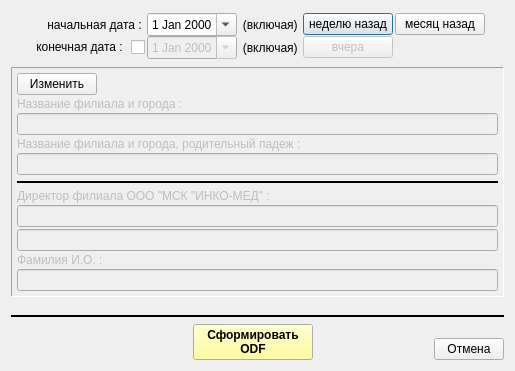
<?xml version="1.0" encoding="UTF-8"?>
<ui version="4.0">
 <class>print_pol_monitoring_wnd</class>
 <widget class="QDialog" name="print_pol_monitoring_wnd">
  <property name="geometry">
   <rect>
    <x>0</x>
    <y>0</y>
    <width>515</width>
    <height>371</height>
   </rect>
  </property>
  <property name="minimumSize">
   <size>
    <width>450</width>
    <height>0</height>
   </size>
  </property>
  <property name="windowTitle">
   <string>Отчёт по заявлениям</string>
  </property>
  <layout class="QVBoxLayout" name="verticalLayout_2" stretch="0,0,1,0,0">
   <item>
    <layout class="QGridLayout" name="gridLayout">
     <property name="leftMargin">
      <number>2</number>
     </property>
     <property name="topMargin">
      <number>2</number>
     </property>
     <property name="rightMargin">
      <number>2</number>
     </property>
     <property name="bottomMargin">
      <number>2</number>
     </property>
     <property name="horizontalSpacing">
      <number>2</number>
     </property>
     <property name="verticalSpacing">
      <number>0</number>
     </property>
     <item row="0" column="4">
      <widget class="QPushButton" name="bn_date_rep">
       <property name="enabled">
        <bool>true</bool>
       </property>
       <property name="minimumSize">
        <size>
         <width>90</width>
         <height>0</height>
        </size>
       </property>
       <property name="text">
        <string>неделю назад</string>
       </property>
      </widget>
     </item>
     <item row="0" column="1">
      <widget class="QLabel" name="lab_date_cur">
       <property name="enabled">
        <bool>true</bool>
       </property>
       <property name="text">
        <string>начальная дата : </string>
       </property>
       <property name="alignment">
        <set>Qt::AlignRight|Qt::AlignTrailing|Qt::AlignVCenter</set>
       </property>
      </widget>
     </item>
     <item row="0" column="6">
      <spacer name="horizontalSpacer_4">
       <property name="orientation">
        <enum>Qt::Horizontal</enum>
       </property>
       <property name="sizeHint" stdset="0">
        <size>
         <width>40</width>
         <height>20</height>
        </size>
       </property>
      </spacer>
     </item>
     <item row="0" column="0">
      <spacer name="horizontalSpacer_5">
       <property name="orientation">
        <enum>Qt::Horizontal</enum>
       </property>
       <property name="sizeHint" stdset="0">
        <size>
         <width>40</width>
         <height>20</height>
        </size>
       </property>
      </spacer>
     </item>
     <item row="1" column="2">
      <widget class="QDateEdit" name="date_rep_2">
       <property name="enabled">
        <bool>false</bool>
       </property>
       <property name="minimumSize">
        <size>
         <width>90</width>
         <height>0</height>
        </size>
       </property>
       <property name="layoutDirection">
        <enum>Qt::LeftToRight</enum>
       </property>
       <property name="alignment">
        <set>Qt::AlignCenter</set>
       </property>
       <property name="calendarPopup">
        <bool>true</bool>
       </property>
      </widget>
     </item>
     <item row="1" column="4">
      <widget class="QPushButton" name="bn_date_rep_2">
       <property name="enabled">
        <bool>false</bool>
       </property>
       <property name="minimumSize">
        <size>
         <width>90</width>
         <height>0</height>
        </size>
       </property>
       <property name="text">
        <string>вчера</string>
       </property>
      </widget>
     </item>
     <item row="1" column="1">
      <widget class="QCheckBox" name="ch_date2">
       <property name="layoutDirection">
        <enum>Qt::RightToLeft</enum>
       </property>
       <property name="text">
        <string>конечная дата : </string>
       </property>
      </widget>
     </item>
     <item row="0" column="2">
      <widget class="QDateEdit" name="date_rep">
       <property name="enabled">
        <bool>true</bool>
       </property>
       <property name="minimumSize">
        <size>
         <width>90</width>
         <height>0</height>
        </size>
       </property>
       <property name="layoutDirection">
        <enum>Qt::LeftToRight</enum>
       </property>
       <property name="alignment">
        <set>Qt::AlignCenter</set>
       </property>
       <property name="calendarPopup">
        <bool>true</bool>
       </property>
      </widget>
     </item>
     <item row="0" column="5">
      <widget class="QPushButton" name="bn_date_rep_mon">
       <property name="enabled">
        <bool>true</bool>
       </property>
       <property name="minimumSize">
        <size>
         <width>90</width>
         <height>0</height>
        </size>
       </property>
       <property name="text">
        <string>месяц назад</string>
       </property>
      </widget>
     </item>
     <item row="0" column="3">
      <widget class="QLabel" name="lab_date_cur_3">
       <property name="enabled">
        <bool>true</bool>
       </property>
       <property name="text">
        <string> (включая) </string>
       </property>
       <property name="alignment">
        <set>Qt::AlignRight|Qt::AlignTrailing|Qt::AlignVCenter</set>
       </property>
      </widget>
     </item>
     <item row="1" column="3">
      <widget class="QLabel" name="lab_date_cur_4">
       <property name="enabled">
        <bool>true</bool>
       </property>
       <property name="text">
        <string> (включая) </string>
       </property>
       <property name="alignment">
        <set>Qt::AlignRight|Qt::AlignTrailing|Qt::AlignVCenter</set>
       </property>
      </widget>
     </item>
    </layout>
   </item>
   <item>
    <widget class="QFrame" name="frame">
     <property name="enabled">
      <bool>true</bool>
     </property>
     <property name="frameShape">
      <enum>QFrame::Panel</enum>
     </property>
     <property name="frameShadow">
      <enum>QFrame::Sunken</enum>
     </property>
     <layout class="QVBoxLayout" name="verticalLayout">
      <property name="spacing">
       <number>2</number>
      </property>
      <property name="leftMargin">
       <number>5</number>
      </property>
      <property name="topMargin">
       <number>5</number>
      </property>
      <property name="rightMargin">
       <number>5</number>
      </property>
      <property name="bottomMargin">
       <number>5</number>
      </property>
      <item>
       <layout class="QHBoxLayout" name="horizontalLayout_3" stretch="0,0">
        <property name="spacing">
         <number>2</number>
        </property>
        <item>
         <widget class="QPushButton" name="bn_edit">
          <property name="text">
           <string>Изменить</string>
          </property>
          <property name="icon">
           <iconset resource="_inko_pol2_res.qrc">
            <normaloff>:/change.bmp</normaloff>:/change.bmp</iconset>
          </property>
          <property name="checkable">
           <bool>true</bool>
          </property>
         </widget>
        </item>
        <item>
         <spacer name="horizontalSpacer_7">
          <property name="orientation">
           <enum>Qt::Horizontal</enum>
          </property>
          <property name="sizeHint" stdset="0">
           <size>
            <width>40</width>
            <height>20</height>
           </size>
          </property>
         </spacer>
        </item>
       </layout>
      </item>
      <item>
       <widget class="QLabel" name="lab_filial_by_city">
        <property name="enabled">
         <bool>false</bool>
        </property>
        <property name="minimumSize">
         <size>
          <width>150</width>
          <height>0</height>
         </size>
        </property>
        <property name="text">
         <string>Название филиала и города : </string>
        </property>
        <property name="alignment">
         <set>Qt::AlignLeading|Qt::AlignLeft|Qt::AlignVCenter</set>
        </property>
       </widget>
      </item>
      <item>
       <widget class="QLineEdit" name="ln_filial_by_city">
        <property name="enabled">
         <bool>false</bool>
        </property>
        <property name="readOnly">
         <bool>false</bool>
        </property>
       </widget>
      </item>
      <item>
       <widget class="QLabel" name="lab_filial_by_city_tp">
        <property name="enabled">
         <bool>false</bool>
        </property>
        <property name="minimumSize">
         <size>
          <width>150</width>
          <height>0</height>
         </size>
        </property>
        <property name="text">
         <string>Название филиала и города, родительный падеж : </string>
        </property>
        <property name="alignment">
         <set>Qt::AlignLeading|Qt::AlignLeft|Qt::AlignVCenter</set>
        </property>
       </widget>
      </item>
      <item>
       <widget class="QLineEdit" name="ln_filial_by_city_tp">
        <property name="enabled">
         <bool>false</bool>
        </property>
        <property name="readOnly">
         <bool>false</bool>
        </property>
       </widget>
      </item>
      <item>
       <widget class="Line" name="line_2">
        <property name="minimumSize">
         <size>
          <width>0</width>
          <height>10</height>
         </size>
        </property>
        <property name="frameShadow">
         <enum>QFrame::Plain</enum>
        </property>
        <property name="lineWidth">
         <number>2</number>
        </property>
        <property name="orientation">
         <enum>Qt::Horizontal</enum>
        </property>
       </widget>
      </item>
      <item>
       <widget class="QLabel" name="lab_filial_director">
        <property name="enabled">
         <bool>false</bool>
        </property>
        <property name="minimumSize">
         <size>
          <width>150</width>
          <height>0</height>
         </size>
        </property>
        <property name="text">
         <string>Директор филиала ООО &quot;МСК &quot;ИНКО-МЕД&quot; : </string>
        </property>
        <property name="alignment">
         <set>Qt::AlignLeading|Qt::AlignLeft|Qt::AlignVCenter</set>
        </property>
       </widget>
      </item>
      <item>
       <widget class="QLineEdit" name="ln_filial_director">
        <property name="enabled">
         <bool>false</bool>
        </property>
        <property name="readOnly">
         <bool>false</bool>
        </property>
       </widget>
      </item>
      <item>
       <widget class="QLineEdit" name="ln_filial_director_2">
        <property name="enabled">
         <bool>false</bool>
        </property>
        <property name="readOnly">
         <bool>false</bool>
        </property>
       </widget>
      </item>
      <item>
       <widget class="QLabel" name="lab_filial_director_fio">
        <property name="enabled">
         <bool>false</bool>
        </property>
        <property name="minimumSize">
         <size>
          <width>150</width>
          <height>0</height>
         </size>
        </property>
        <property name="text">
         <string>Фамилия И.О. : </string>
        </property>
        <property name="alignment">
         <set>Qt::AlignLeading|Qt::AlignLeft|Qt::AlignVCenter</set>
        </property>
       </widget>
      </item>
      <item>
       <widget class="QLineEdit" name="ln_filial_director_fio">
        <property name="enabled">
         <bool>false</bool>
        </property>
        <property name="readOnly">
         <bool>false</bool>
        </property>
       </widget>
      </item>
     </layout>
    </widget>
   </item>
   <item>
    <spacer name="verticalSpacer">
     <property name="orientation">
      <enum>Qt::Vertical</enum>
     </property>
     <property name="sizeHint" stdset="0">
      <size>
       <width>20</width>
       <height>55</height>
      </size>
     </property>
    </spacer>
   </item>
   <item>
    <widget class="Line" name="line_4">
     <property name="frameShadow">
      <enum>QFrame::Plain</enum>
     </property>
     <property name="lineWidth">
      <number>2</number>
     </property>
     <property name="orientation">
      <enum>Qt::Horizontal</enum>
     </property>
    </widget>
   </item>
   <item>
    <layout class="QHBoxLayout" name="horizontalLayout">
     <item>
      <widget class="QFrame" name="frame_2">
       <property name="minimumSize">
        <size>
         <width>60</width>
         <height>0</height>
        </size>
       </property>
       <property name="maximumSize">
        <size>
         <width>70</width>
         <height>16777215</height>
        </size>
       </property>
       <property name="frameShape">
        <enum>QFrame::NoFrame</enum>
       </property>
       <property name="frameShadow">
        <enum>QFrame::Plain</enum>
       </property>
      </widget>
     </item>
     <item>
      <spacer name="horizontalSpacer_2">
       <property name="orientation">
        <enum>Qt::Horizontal</enum>
       </property>
       <property name="sizeHint" stdset="0">
        <size>
         <width>40</width>
         <height>20</height>
        </size>
       </property>
      </spacer>
     </item>
     <item>
      <widget class="QPushButton" name="bn_print">
       <property name="minimumSize">
        <size>
         <width>120</width>
         <height>35</height>
        </size>
       </property>
       <property name="palette">
        <palette>
         <active>
          <colorrole role="Button">
           <brush brushstyle="SolidPattern">
            <color alpha="255">
             <red>255</red>
             <green>255</green>
             <blue>127</blue>
            </color>
           </brush>
          </colorrole>
         </active>
         <inactive>
          <colorrole role="Button">
           <brush brushstyle="SolidPattern">
            <color alpha="255">
             <red>255</red>
             <green>255</green>
             <blue>127</blue>
            </color>
           </brush>
          </colorrole>
         </inactive>
         <disabled>
          <colorrole role="Button">
           <brush brushstyle="SolidPattern">
            <color alpha="255">
             <red>255</red>
             <green>255</green>
             <blue>127</blue>
            </color>
           </brush>
          </colorrole>
         </disabled>
        </palette>
       </property>
       <property name="font">
        <font>
         <weight>75</weight>
         <bold>true</bold>
        </font>
       </property>
       <property name="text">
        <string>Сформировать 
ODF</string>
       </property>
      </widget>
     </item>
     <item>
      <spacer name="horizontalSpacer">
       <property name="orientation">
        <enum>Qt::Horizontal</enum>
       </property>
       <property name="sizeHint" stdset="0">
        <size>
         <width>40</width>
         <height>20</height>
        </size>
       </property>
      </spacer>
     </item>
     <item>
      <layout class="QVBoxLayout" name="verticalLayout_3">
       <property name="spacing">
        <number>0</number>
       </property>
       <property name="leftMargin">
        <number>0</number>
       </property>
       <property name="topMargin">
        <number>0</number>
       </property>
       <property name="rightMargin">
        <number>0</number>
       </property>
       <property name="bottomMargin">
        <number>0</number>
       </property>
       <item>
        <spacer name="verticalSpacer_2">
         <property name="orientation">
          <enum>Qt::Vertical</enum>
         </property>
         <property name="sizeHint" stdset="0">
          <size>
           <width>5</width>
           <height>5</height>
          </size>
         </property>
        </spacer>
       </item>
       <item>
        <widget class="QPushButton" name="bn_cansel">
         <property name="minimumSize">
          <size>
           <width>70</width>
           <height>0</height>
          </size>
         </property>
         <property name="maximumSize">
          <size>
           <width>60</width>
           <height>16777215</height>
          </size>
         </property>
         <property name="text">
          <string>Отмена</string>
         </property>
        </widget>
       </item>
      </layout>
     </item>
    </layout>
   </item>
  </layout>
 </widget>
 <resources>
  <include location="_inko_pol2_res.qrc"/>
 </resources>
 <connections/>
</ui>
